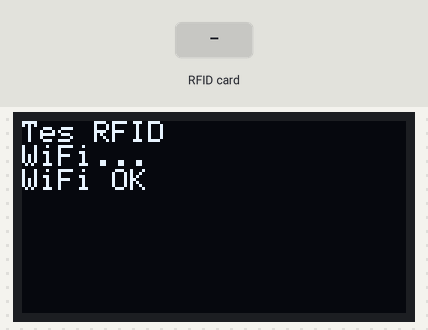
The sketch below on a simulated ESP32. Parts: 128×64 one-colour display. The inputs (shaded band) are chosen by the test bench. WiFi joins after 1.5 s; servers stay silent unless stated; uploads are accepted with an empty reply; what the sketch prints to the serial monitor is not drawn.

Above: at 2.8 s.
2.9 s: RFID card 5E 7A 19 C4 held to the reader
At 3.05 s:
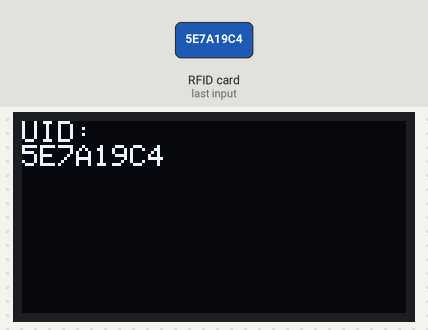
At 4.3 s:
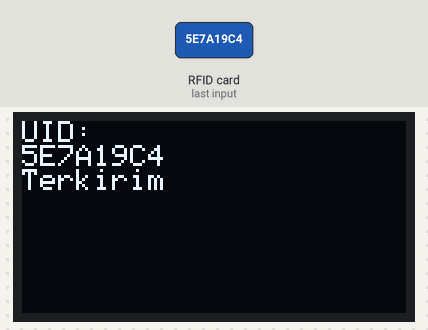
Timing chart, 0 to 5.9 s (numbered marks = the images above; inputs shaded):
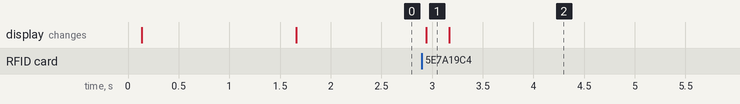

Measured:
- after the input at 2.9 s, the display: changes at once (image 1)

The sketch:

Latihan.ino
```cpp
#include <WiFi.h>
#include <HTTPClient.h>
#include <SPI.h>
#include <MFRC522.h>
#include <Wire.h>
#include <Adafruit_GFX.h>
#include <Adafruit_SSD1306.h>

#define SDA_PIN 5
#define RST_PIN 4

#define SCREEN_WIDTH 128
#define SCREEN_HEIGHT 64

MFRC522 rfid(SDA_PIN, RST_PIN);
Adafruit_SSD1306 display(SCREEN_WIDTH, SCREEN_HEIGHT, &Wire, -1);

// 🔧 GANTI INI
const char* ssid = "Id_Wifi_You";
const char* password = "Pasword_Wifi_You";
String server = "http://Your_IP_Computer/admin/simpan.php?uid=";

void setup() {
  Serial.begin(115200);

  // OLED
  Wire.begin(21,22);
  display.begin(SSD1306_SWITCHCAPVCC, 0x3C);
  display.clearDisplay();
  display.setTextColor(WHITE);
  display.setTextSize(1);
  display.setCursor(0,0);
  display.println("Tes RFID");
  display.display();

  // RFID
  SPI.begin();
  rfid.PCD_Init();

  // WiFi
  WiFi.begin(ssid, password);
  display.println("WiFi...");
  display.display();

  while (WiFi.status() != WL_CONNECTED) {
    delay(500);
  }

  display.println("WiFi OK");
  display.display();
}

void loop() {
  if (!rfid.PICC_IsNewCardPresent()) return;
  if (!rfid.PICC_ReadCardSerial()) return;

  String uid = "";
  for (byte i = 0; i < rfid.uid.size; i++) {
    uid += String(rfid.uid.uidByte[i], HEX);
  }
  uid.toUpperCase();

  Serial.println(uid);

  display.clearDisplay();
  display.setCursor(0,0);
  display.println("UID:");
  display.println(uid);
  display.display();

  if (WiFi.status() == WL_CONNECTED) {
    HTTPClient http;
    http.begin(server + uid);
    int code = http.GET();
    http.end();

    display.println(code == 200 ? "Terkirim" : "Gagal");
    display.display();
  }

  rfid.PICC_HaltA();
  rfid.PCD_StopCrypto1();
  delay(2000);
}
```
